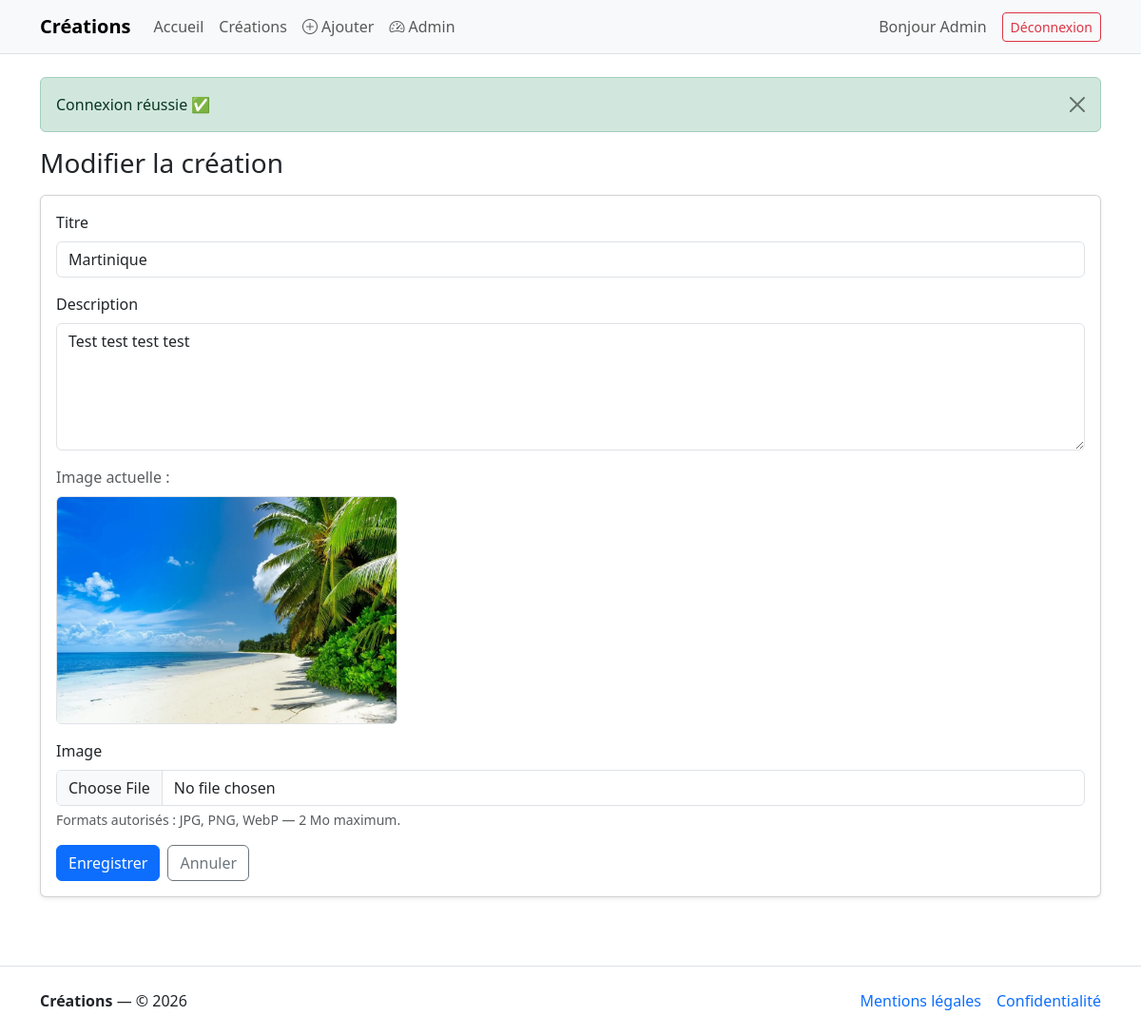
The app's page /creations/27/edit (signed in) with its own data.
### tables this page shows
CREATE TABLE IF NOT EXISTS `creation` (
  `id_creation` int NOT NULL AUTO_INCREMENT,
  `title` varchar(100) NOT NULL,
  `description` text NOT NULL,
  `created_at` datetime NOT NULL,
  `picture` varchar(255) DEFAULT NULL,
  PRIMARY KEY (`id_creation`)
);

### src/Controllers/Controller.php (called while the page is built, shortened)
<?php
abstract class Controller
{
    protected function render(string $view, array $params = [], string $layout = 'layout/base'): void
    {
        extract($params, EXTR_OVERWRITE);
        require VIEW_PATH . "/{$view}.php";
    }
    protected function old(array $old, string $key, string $default = ''): string
    {
        return htmlspecialchars((string)($old[$key] ?? $default), ENT_QUOTES, 'UTF-8');
    }
}

### public/index.php (called while the page is built, shortened)
<?php
$router = new Router(require dirname(__DIR__) . '/config/routes.php');
$router->dispatch($_SERVER['REQUEST_METHOD'], $_SERVER['REQUEST_URI']);

### src/Core/DB.php (called while the page is built, shortened)
<?php
final class DB
{
    protected static ?PDO $connection = null;
    public static function pdo(): PDO
    {
        if (self::$connection instanceof PDO) {
            return self::$connection;
        }
        try {
            self::$connection = new PDO(
                DB_DSN,
                DB_USER,
                DB_PASS,
                [
                    PDO::ATTR_ERRMODE => PDO::ERRMODE_EXCEPTION,
                    PDO::ATTR_DEFAULT_FETCH_MODE => PDO::FETCH_ASSOC,
                    PDO::ATTR_EMULATE_PREPARES => false,
                ]
            );
            return self::$connection;
        } catch (PDOException $e) {
            http_response_code(500);
            $errorMessage = (defined('APP_DEBUG') && APP_DEBUG)
                ? $e->getMessage()
                : 'Erreur serveur. Merci de réessayer plus tard.';
            require VIEW_PATH . '/errors/500.php';
            exit;
        }
    }
}

### src/Models/Model.php (called while the page is built, shortened)
<?php
abstract class Model
{
    public function __construct()
    {
        $this->pdo = DB::pdo();
    }
}

### src/Models/CreationModel.php (called while the page is built, shortened)
<?php
final class CreationModel extends Model
{
    public function find(int $id): ?Creation
    {
        $stmt = $this->pdo->prepare(
            'SELECT * FROM creation WHERE id_creation = :id'
        );
        $stmt->execute(['id' => $id]);
        $row = $stmt->fetch(PDO::FETCH_ASSOC);
        return $row ? Creation::createAndHydrate($row) : null;
    }
}

### src/Entities/Entity.php (called while the page is built, shortened)
<?php
abstract class Entity
{
    public static function createAndHydrate(array $data): static
    {
        $entity = new static();
        $entity->hydrate($data);
        return $entity;
    }
    protected function hydrate(array $data): void
    {
        foreach ($data as $key => $value) {
            $method = 'set' . str_replace(' ', '', ucwords(str_replace('_', ' ', $key)));
        }
    }
}

### src/Entities/Creation.php (called while the page is built, shortened)
<?php
final class Creation extends Entity
{
    private ?int $idCreation = null;
    public function getIdCreation(): ?int
    {
        return $this->idCreation;
    }
    public function setIdCreation(int $id): void
    {
        $this->idCreation = $id;
    }
    public function setCreatedAt(DateTimeImmutable|string $d): void
    {
        if (is_string($d)) {
            $d = new DateTimeImmutable($d);
        }
    }
}

### Views/creation/_form.php (the view, shortened to what this page needs)
<?php
$old = $old ?? [
    'title' => '',
    'description' => '',
    'picture' => '',
];
$errors = $errors ?? [];
?>
<form method="post"
    action="<?= htmlspecialchars($action) ?>"
    enctype="multipart/form-data"
    class="card shadow-sm">
    <div class="card-body">
        <div class="mb-3">
            <label class="form-label" for="title">Titre</label>
            <input
                class="form-control <?= isset($errors['title']) ? 'is-invalid' : '' ?>"
                id="title"
                name="title"
                type="text"
                value="<?= $this->old($old, 'title') ?>">
        </div>
        <div class="mb-3">
            <label class="form-label" for="description">Description</label>
            <textarea
                class="form-control <?= isset($errors['description']) ? 'is-invalid' : '' ?>"
                id="description"
                name="description"
                rows="5"><?= $this->old($old, 'description') ?></textarea>
        </div>
        <?php if (!empty($old['picture'])): ?>
            <div class="mb-3">
                <div class="text-muted mb-2">Image actuelle :</div>
                <img
                    class="img-fluid rounded border"
                    style="max-height: 240px;"
                    src="<?= htmlspecialchars(CREATIONS_PUBLIC_PREFIX . '/' . $old['picture']) ?>"
                    alt="Image actuelle">
            </div>
        <?php endif; ?>
        <div class="mb-3">
            <label class="form-label" for="picture">Image</label>
            <input
                class="form-control <?= isset($errors['picture']) ? 'is-invalid' : '' ?>"
                type="file"
                id="picture"
                name="picture"
                accept="image/jpeg,image/png,image/webp">
            <div class="form-text">
                Formats autorisés : JPG, PNG, WebP — 2 Mo maximum.
            </div>
        </div>
        <div class="d-flex gap-2">
            <button class="btn btn-primary" type="submit">
                <?= htmlspecialchars($submitLabel) ?>
            </button>
            <a class="btn btn-outline-secondary" href="<?= htmlspecialchars($cancelUrl) ?>">
                Annuler
            </a>
        </div>
    </div>
</form>

### src/Core/Router.php (shortened to what this page needs)
<?php
final class Router
{
    private array $routes;
    public function __construct(array $routes)
    {
        $this->routes = $routes;
    }
    public function dispatch(string $method, string $uri): void
    {
        $path = parse_url($uri, PHP_URL_PATH) ?? '/';
        $path = rtrim($path, '/') ?: '/';
        foreach ($this->routes as $route) {
            [$routeMethod, $routePattern, $handler] = $route;
            $routeMethod = strtoupper($routeMethod);
            $routePattern = rtrim($routePattern, '/') ?: '/';
            [$regex, $paramOrder] = $this->compilePattern($routePattern);
            if (!preg_match($regex, $path, $matches)) {
                continue;
            }
            $args = $this->buildArgs($matches, $paramOrder);
            [$class, $action] = $handler;
            $controller = new $class();
            $controller->$action(...$args);
            return;
        }
    }
    private function compilePattern(string $pattern): array
    {
        $paramOrder = [];
        $regex = preg_replace_callback(
            '#\{(\w+)\}#',
            function (array $m) use (&$paramOrder): string {
                $name = $m[1];
                $paramOrder[] = $name;
                return '(?P<' . $name . '>[^/]+)';
            },
            $pattern
        );
        return ['#^' . $regex . '$#', $paramOrder];
    }
    private function buildArgs(array $matches, array $paramOrder): ?array
    {
        $args = [];
        foreach ($paramOrder as $name) {
            $value = $matches[$name] ?? null;
            if ($name === 'id') {
                $args[] = (int) $value;
                continue;
            }
            $args[] = $value;
        }
        return $args;
    }
}

### records on screen
creation: title "Martinique", description "Test test test test", picture (picture)

### other values on screen
$this->getUser()['firstname'] "Admin"
$msg "Connexion réussie ✅"
